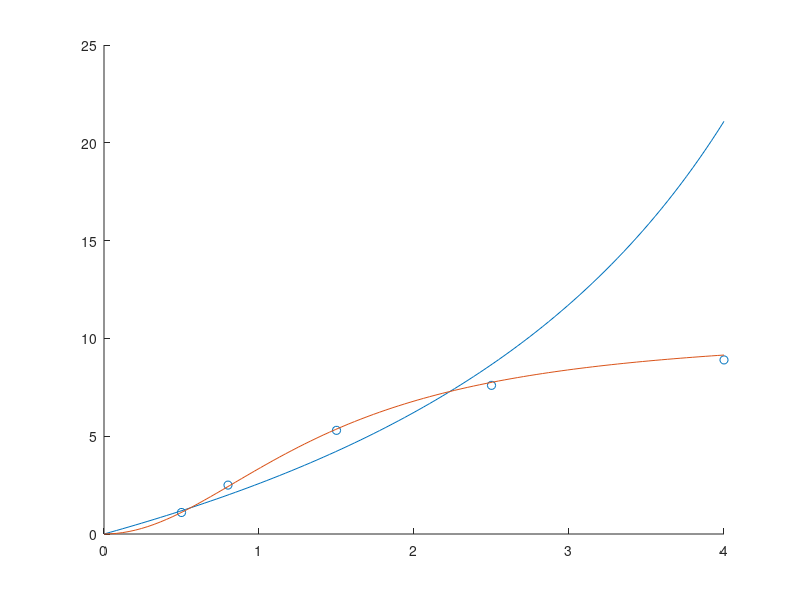

MATLAB code for this plot:
clear;
clf;

c = [0.5,0.8,1.5,2.5,4];
k = [1.1,2.5,5.3,7.6,8.9];

% k = km*c / (cs+c)
% 1/k = cs/km*c + c/km*c = cs/km * 1/c + 1/km

a1 = polyfit(1./c,1./k,1);

km1 = 1/a1(2);
cs1 = a1(1)*km1;
f1 = @(x) km1.*x./(cs1+x);

scatter(c,k);
hold on;
plot(linspace(0,4),f1(linspace(0,4)));

% k = km*c^2 / (cs+c^2)
% 1/k = cs/km*c^2 + c^2/km*c^2 = cs/km * 1/c^2 + 1/km

a2 = polyfit(1./(c.^2),1./k,1);

km2 = 1/a2(2);
cs2 = a2(1)*km2;
f2 = @(x) km2.*(x.^2)./(cs2+(x.^2));
plot(linspace(0,4),f2(linspace(0,4)));

disp(f2(2))
